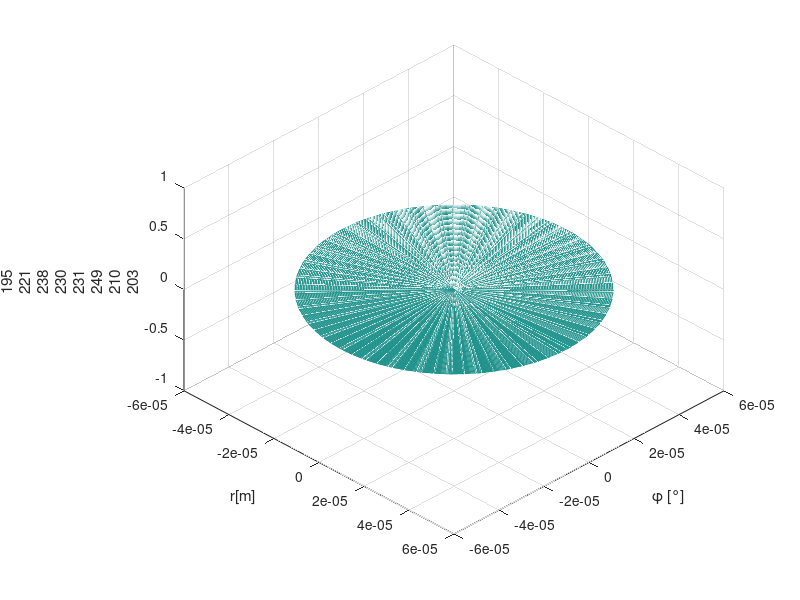

The MATLAB script that drew this image: (Note: this script raises an error after producing the figure.)
clear all;
clf;

% % % Simulación del modelo de haz de luz
c = 3e8;
eps0 = 8.85* (10^-12); %%Epsilon al vacío
epsr = 4.7; %Permitividad relativa
eps = eps0*epsr;

miu0 = 4*pi*(10^-7);
miur = 1;
miu = miu0*miur;

%%Para el núcleo
a = 50e-6; %radio del núcleo
r = 0 : 0.5e-6 : a; %radio
phi = 0: 0.188: 6*pi;
%%%%%%%%%%%%%%%%%%%%%%%%%%%%%%%%%%%
[PHI1,R1] = meshgrid(phi,r);
v = 1/sqrt(miu*eps);
%%Aplicando las condiciones en frontera para el modo TMnm (Hz=0,fc=)
pnm = [
    2.4 3.8 5.1 6.18;
    5.52 7.01 8.4 9.2;
    8.65 10.17 11.6 13.01;
    11.7 13.3 14.79 16.2
    ];

n = 0;
m = 1;

for n = 1: 4
   for m = 1: 3
       
        fc_TMnm = (pnm(n,m)*v)/(2*pi*a);
        f0 = fc_TMnm + 200e9; %Para f0>fc_TMnm pero f0 < al siguiente modo fcTMnm
        omega = 2*pi*f0;

        lambdac_TMnm = v/(fc_TMnm);
        BetaLambda_TMnm = omega*sqrt(eps*miu)*sqrt(1-((fc_TMnm/f0)^2));
        omegac = 2*pi*fc_TMnm; %Frecuencia de corte (Pasa alto) del modo TM01
        kc = omegac*sqrt(eps*miu);
        h_TMnm = kc;
        X_TMnm = h_TMnm.*r;
        z_TMnm = lambdac_TMnm*2; %Multiplos del doble de la longitud de onda, z = 0-5m,0-10m,0-100m (dependiendo)

        t_TMnm = 1;
        gama = i*BetaLambda_TMnm;

        coeficiente = (-i/kc)*(f0/fc_TMnm)*((n-1)/gama)*(sqrt(1-(fc_TMnm/f0)^2));

        for t_TMnm = 1 : 1: 10
            z_TMnm = lambdac_TMnm*t_TMnm; %Multiplos del doble de la longitud de onda, z = 0-5m,0-10m,0-100m (dependiendo)
            for ind = 1:length(X_TMnm)
                for jnd = 1:length(phi)
                    Ephi_TMnm(ind,jnd) = coeficiente*(besselj((n-1),X_TMnm(ind)))*(cos((n-1)*phi(jnd)) - sin((n-1)*phi(jnd))) * exp(i*BetaLambda_TMnm*z_TMnm); 
                end
            end


            [x3,y3,z3] = pol2cart(PHI1,R1,real(Ephi_TMnm));
            
            mesh(x3,y3,z3);
            view(45,45);
            xlabel('r[m]');
            ylabel('\phi [°]');
            zlabel("E_\phi{TM"+(n-1)+m+"}");
            title("E_\phi{TM"+(n-1)+m+"}, z ="+z_TMnm+"m, t = "+t_TMnm+"s");
            drawnow limitrate
            pause(0.5)
        end
        figure()
   end
end




